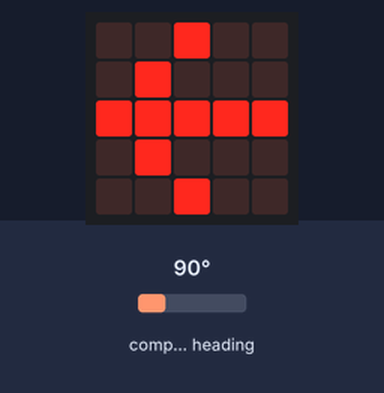
Recording of a program running on a simulated BBC micro:bit (MakeCode). Shown: the board's 5×5 LED display. The test bench sets the inputs (shaded band); at power-on: compass heading 90°. The compass is already calibrated.

Above: at 1.2 s.
1.3 s: compass heading set to 47°
2.8 s: compass heading set to 40°
At 4.1 s:
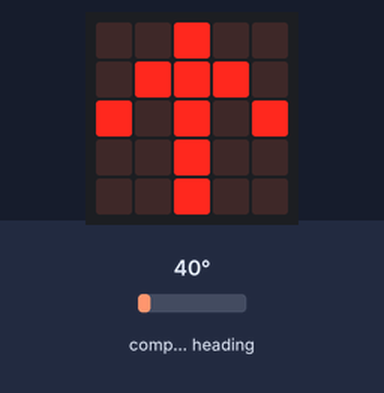
4.4 s: compass heading set to 180°
At 5.8 s:
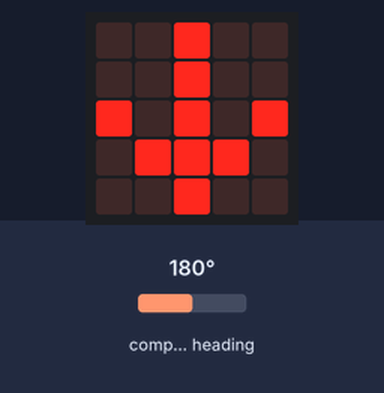
6.1 s: compass heading set to 221°
7.6 s: compass heading set to 229°
At 8.6 s:
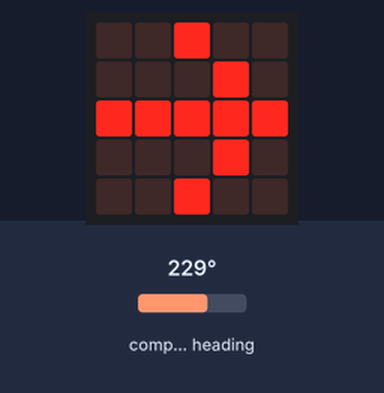
9.4 s: compass heading set to 7°
At 10.9 s:
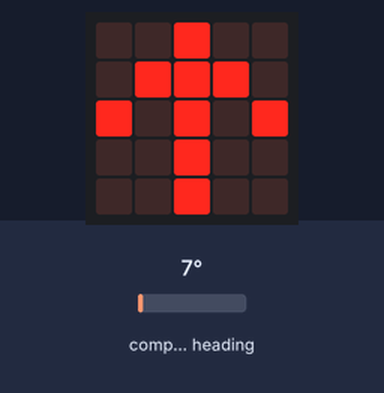
Timing chart, 0 to 12.1 s (numbered marks = the images above; inputs shaded):
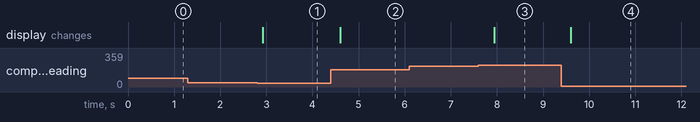

The program:

main.ts
```typescript
let kompasrichting = 0
basic.forever(function () {
    kompasrichting = input.compassHeading()
})
basic.forever(function () {
    if (kompasrichting > 45 && kompasrichting < 135) {
        basic.showLeds(`
            . . # . .
            . # . . .
            # # # # #
            . # . . .
            . . # . .
            `)
    }
    if (kompasrichting > 135 && kompasrichting < 225) {
        basic.showLeds(`
            . . # . .
            . . # . .
            # . # . #
            . # # # .
            . . # . .
            `)
    }
    if (kompasrichting > 225 && kompasrichting < 315) {
        basic.showLeds(`
            . . # . .
            . . . # .
            # # # # #
            . . . # .
            . . # . .
            `)
    }
    if (kompasrichting > 315 && kompasrichting < 360) {
        basic.showLeds(`
            . . # . .
            . # # # .
            # . # . #
            . . # . .
            . . # . .
            `)
    }
    if (kompasrichting > 0 && kompasrichting < 45) {
        basic.showLeds(`
            . . # . .
            . # # # .
            # . # . #
            . . # . .
            . . # . .
            `)
    }
})
```

test.ts
```typescript
// tests gaan hier; deze zal niet worden gecompileerd wanneer dit pakket wordt gebruikt als extensie.
```

Measured:
- the behaviour switches between 45 and 44° on compass heading (found by bisection; images 0 and 1)
- the behaviour switches between 225 and 226° on compass heading (found by bisection; images 2 and 3)
- after the input at 1.3 s, every drawn part: stays the same
- after the input at 2.8 s, the display: changes after 0.12 s (image 1)
- after the input at 4.4 s, the display: changes after 0.20 s (image 2)
- after the input at 6.1 s, every drawn part: stays the same
- after the input at 7.6 s, the display: changes after 0.34 s (image 3)
- after the input at 9.4 s, the display: changes after 0.20 s (image 4)
